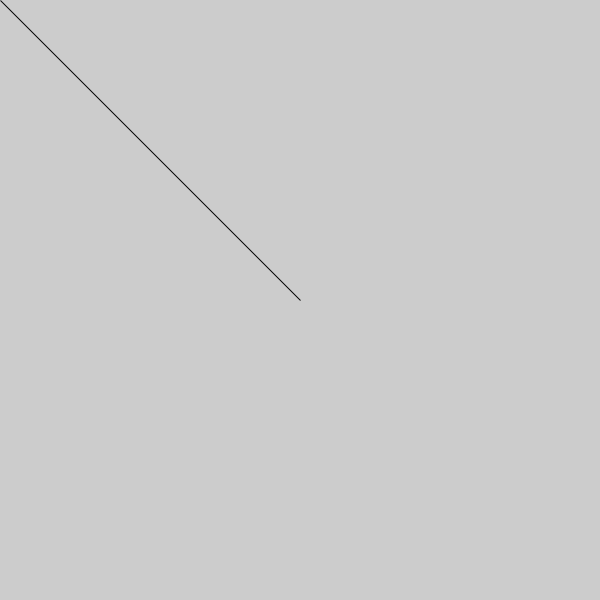
Frame 1 (no input)
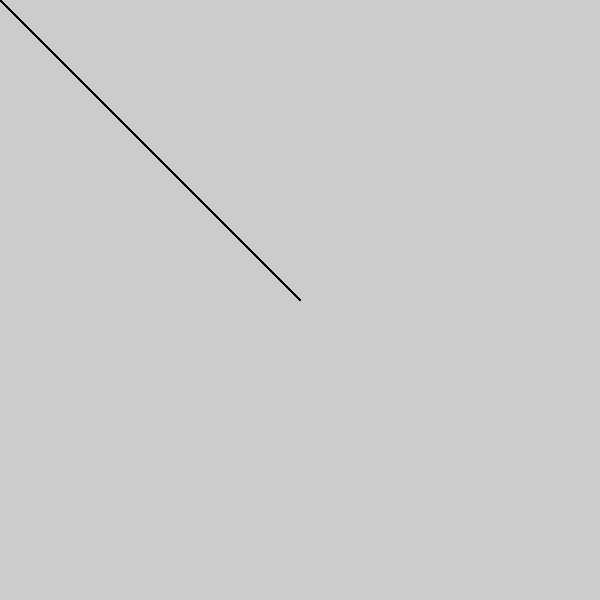
Frame 60 (the mouse pressed at the canvas centre just before this capture)
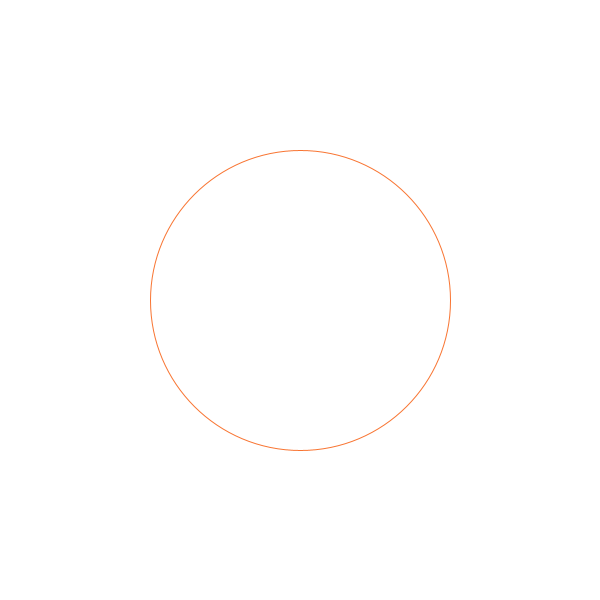
Frame 120 (the mouse held since frame 60 and released just before this capture)

The Processing sketch that drew these frames (run headless with seeded random() and noise(); from frame 60 on, the mouse is pressed at the canvas centre):

// Processing sketch: processing_55507
// ── processing_55507.pde

//* Pierre Pothier-Bradley YSDN
//*   Inspired by "Test"  http://www.openprocessing.org/sketch/54532

//Sketch setup
void setup(){
size (600,600);
 
}
//Draw circle when mouse is pressed 
void draw(){
  if (mousePressed) {
  background(255);
  ellipse (mouseX, mouseY, mouseX, mouseY);
  stroke (#F87431); 
  smooth();
} 
   triangle(mouseX, mouseY, 300, 300, mouseX, mouseY);

}
//Mouse behaviour  
void mouseReleased() {
   ellipse (mouseX,mouseY, mouseX, mouseY);
}
